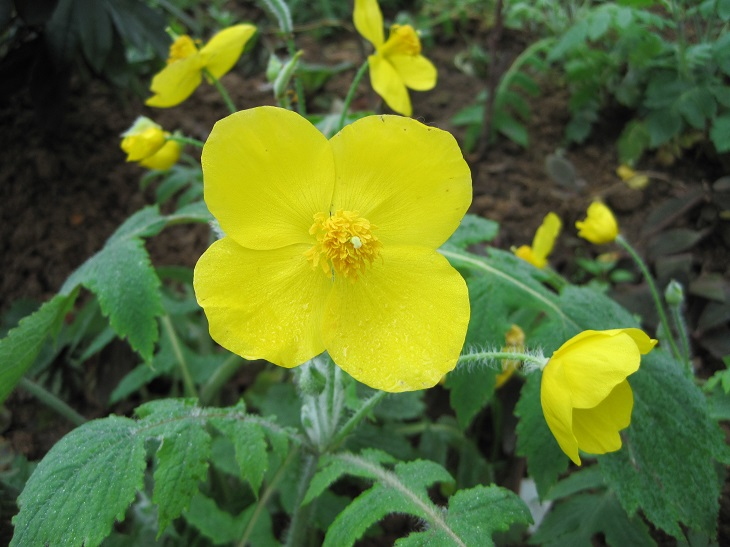
#> input picture dataset/image0.JPG, 730 x 547 px, found by its file name
$ python '马尔科夫随机场图像分割 (Python 实现).py'   (older library calls are emulated)
#> lines starting #> are read from the running program, lines starting #| are printed output that depends on the picture; after the words box and inside, x2 and y2 are one past the last pixel; in counts of white or black regions, pixels touching at a corner belong together
"""
参考链接:
https://blog.csdn.net/weixin_41923961/article/details/80878036
https://blog.csdn.net/m0_37637511/article/details/87966356

计算步骤:
1. 使用随机, 或 kmeans 等其他算法给图像中的各像素打上分类标签.
2. 对于图像中的各像素点, 我们根据其周围8邻域像素所属的标签来更新该像素点的标签. 即: 计算其8邻域中各标签出现的次数, 计算其属于各标签的概率 p_c
3. 计算各个分类标签的像素的平均值. 以及方差. 用以构建正态分布的高斯概率密度函数.
4. 对于图像中的各像素点, 根据正太分布函数, 及该像素的灰度值, 计算其属于该标签的概率 p_sc.
5. 通过 p_c, p_sc 相乘, 得出当前像素点属于各标签的概率. (实际计算过程中对概率值取对数, 用于计算)
6. 已计算出各像素点属于各标签的概率. 此取概率最大的标签做为各像素的新标签.
7. 迭代 2-6 步. 得出最终分割图像.
"""
import cv2 as cv
import numpy as np


def show_image(image):
    cv.namedWindow("input image", cv.WINDOW_AUTOSIZE)
    cv.imshow("input image", image)
    cv.waitKey(0)
    cv.destroyAllWindows()
    return


image_path = '../dataset/data/image_sample/image0.JPG'
image = cv.imread(image_path)
#> image is the input picture: shape (547, 730, 3); mean B, G, R 48.7, 109.6, 90.1

gray = cv.cvtColor(image, cv.COLOR_BGR2GRAY)
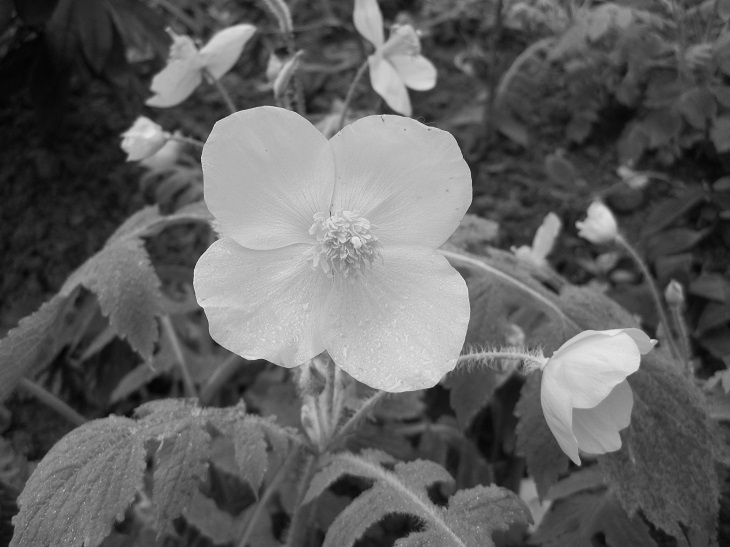
#> gray: shape (547, 730); min 4, max 236, mean 96.8
gray_d = np.array(gray, dtype=np.float64)

n_cluster = 3
max_iter = 200

label = np.random.randint(0, n_cluster, size=gray_d.shape)

f_u = np.array([[0, 1, 0], [0, 0, 0], [0, 0, 0]])
f_d = np.array([[0, 0, 0], [0, 0, 0], [0, 1, 0]])
f_l = np.array([[0, 0, 0], [1, 0, 0], [0, 0, 0]])
f_r = np.array([[0, 0, 0], [0, 0, 1], [0, 0, 0]])
f_ul = np.array([[1, 0, 0], [0, 0, 0], [0, 0, 0]])
f_ur = np.array([[0, 0, 1], [0, 0, 0], [0, 0, 0]])
f_dl = np.array([[0, 0, 0], [0, 0, 0], [1, 0, 0]])
f_dr = np.array([[0, 0, 0], [0, 0, 0], [0, 0, 1]])

current_iter = 0
while current_iter < max_iter:
    current_iter += 1
    label_u = cv.filter2D(np.array(label, dtype=np.uint8), -1, f_u)
    label_d = cv.filter2D(np.array(label, dtype=np.uint8), -1, f_d)
    label_l = cv.filter2D(np.array(label, dtype=np.uint8), -1, f_l)
    label_r = cv.filter2D(np.array(label, dtype=np.uint8), -1, f_r)
    label_ul = cv.filter2D(np.array(label, dtype=np.uint8), -1, f_ul)
    label_ur = cv.filter2D(np.array(label, dtype=np.uint8), -1, f_ur)
    label_dl = cv.filter2D(np.array(label, dtype=np.uint8), -1, f_dl)
    label_dr = cv.filter2D(np.array(label, dtype=np.uint8), -1, f_dr)

    m, n = label.shape
    p_c = np.zeros(shape=(n_cluster, m, n))

    # 计算对应像素点的八邻域中各标签出现的概率.
    for i in range(n_cluster):
        label_i = i * np.ones(shape=(m, n))
        u_t = np.array(label_i == label_u, dtype=np.int)
        d_t = np.array(label_i == label_d, dtype=np.int)
        l_t = np.array(label_i == label_l, dtype=np.int)
        r_t = np.array(label_i == label_r, dtype=np.int)
        ul_t = np.array(label_i == label_ul, dtype=np.int)
        ur_t = np.array(label_i == label_ur, dtype=np.int)
        dl_t = np.array(label_i == label_dl, dtype=np.int)
        dr_t = np.array(label_i == label_dr, dtype=np.int)

        count = u_t + d_t + l_t + r_t + ul_t + ur_t + dl_t + dr_t
        p_c[i, :] = count / 8

    # 由于后面要对概率进行对数变换, 所以不能有 0 值.
    p_c[p_c == 0] = 0.001

    mu = np.zeros(shape=(1, n_cluster))
    sigma = np.zeros(shape=(1, n_cluster))
    for i in range(n_cluster):
        data_c = gray_d[label == i]
        mu[0, i] = np.mean(data_c)
        sigma[0, i] = np.var(data_c)

    p_sc = np.zeros(shape=(n_cluster, m, n))
    one_a = np.ones(shape=(m, n))

    for j in range(n_cluster):
        mu_ = mu[0, j] * one_a
        # 正态分布函数公式. sigma 为方差, 即: σ^2. p_sc 中存储的是对应像素的灰度值属于各类别的概率
        p_sc[j, :] = (1.0 / np.sqrt(2 * np.pi * sigma[0, j])) * np.exp(-1 * ((gray_d - mu_)**2) / (2 * sigma[0, j]))

    # p_c, p_sc. 都代表的是概率. 即属于 0-1 之间. 两个小于 1 的数相乘, 可能会得到一个非常小的值,
    # 计算机对小数不能准确地保存, 所以这里使用 log 对数, 将其转换为更大的数, 会好一些.
    x_out = np.log(p_c) + np.log(p_sc)
    label_c = x_out.reshape(n_cluster, m*n)
    label_c_t = label_c.T
    label_m = np.argmax(label_c_t, axis=1)
    label = label_m.reshape(m, n)
#> after the loop, current_iter = 200

label_w = label * (255 / (n_cluster-1))
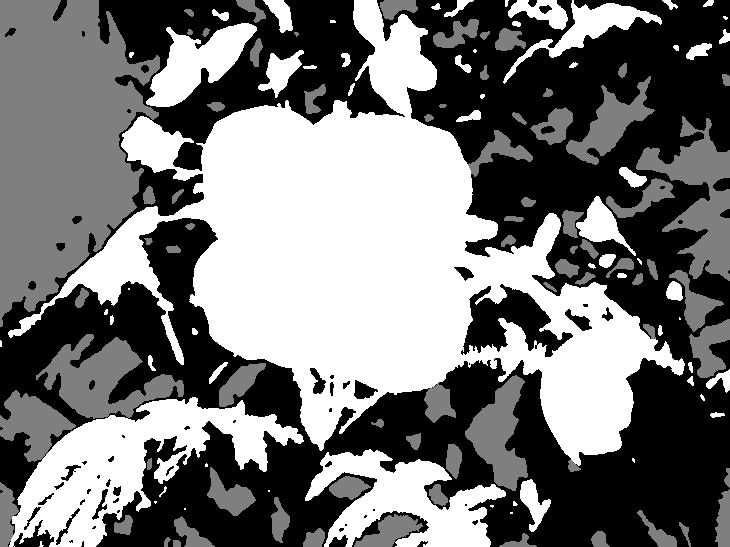
#> label_w: shape (547, 730) float64; min 0, max 255, mean 118.6

show_image(label_w)
#> in show_image, `cv.imshow("input image", image)`:
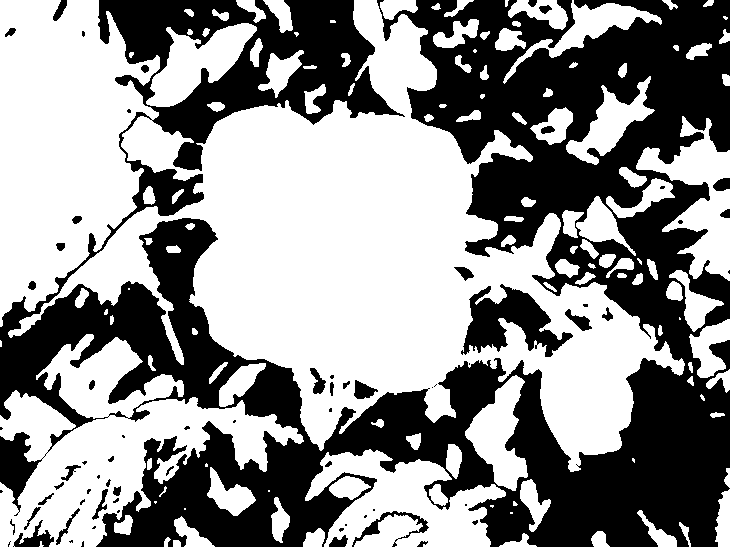
#> window 'input image': shape (547, 730); 56.1% white; 69 black regions (32 under 20 px), largest, box (x1, y1, x2, y2) and area: (0, 0, 730, 547) 167206, (461, 284, 573, 357) 3849, (352, 511, 429, 547) 525
